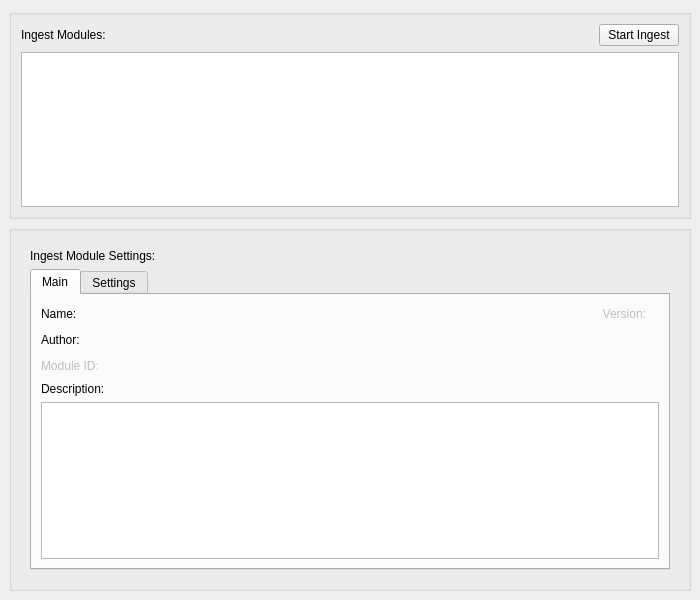
<?xml version="1.0" encoding="UTF-8"?>
<ui version="4.0">
 <class>ingestPicker</class>
 <widget class="QMainWindow" name="ingestPicker">
  <property name="geometry">
   <rect>
    <x>0</x>
    <y>0</y>
    <width>700</width>
    <height>600</height>
   </rect>
  </property>
  <property name="windowTitle">
   <string>Add New Ingest Job</string>
  </property>
  <property name="windowIcon">
   <iconset resource="../../../../resources/icons/icons.qrc">
    <normaloff>:/icons/app_icon_v1.svg</normaloff>:/icons/app_icon_v1.svg</iconset>
  </property>
  <widget class="QWidget" name="centralwidget">
   <layout class="QVBoxLayout" name="verticalLayout_2">
    <item>
     <layout class="QVBoxLayout" name="verticalLayout">
      <item>
       <widget class="QGroupBox" name="ingestModulesGB">
        <property name="title">
         <string/>
        </property>
        <property name="alignment">
         <set>Qt::AlignmentFlag::AlignLeading|Qt::AlignmentFlag::AlignLeft|Qt::AlignmentFlag::AlignTop</set>
        </property>
        <layout class="QGridLayout" name="gridLayout_3">
         <item row="2" column="0">
          <widget class="QTableWidget" name="ingestModulesTable"/>
         </item>
         <item row="0" column="0">
          <layout class="QHBoxLayout" name="horizontalLayout_2">
           <item>
            <widget class="QLabel" name="label_3">
             <property name="text">
              <string>Ingest Modules:</string>
             </property>
            </widget>
           </item>
           <item>
            <spacer name="horizontalSpacer">
             <property name="orientation">
              <enum>Qt::Orientation::Horizontal</enum>
             </property>
             <property name="sizeHint" stdset="0">
              <size>
               <width>40</width>
               <height>20</height>
              </size>
             </property>
            </spacer>
           </item>
           <item>
            <widget class="QPushButton" name="startIngestBttn">
             <property name="enabled">
              <bool>true</bool>
             </property>
             <property name="text">
              <string>Start Ingest</string>
             </property>
            </widget>
           </item>
          </layout>
         </item>
        </layout>
       </widget>
      </item>
      <item>
       <widget class="QGroupBox" name="ingestModulesSettingsGB">
        <property name="title">
         <string/>
        </property>
        <property name="alignment">
         <set>Qt::AlignmentFlag::AlignLeading|Qt::AlignmentFlag::AlignLeft|Qt::AlignmentFlag::AlignTop</set>
        </property>
        <layout class="QGridLayout" name="gridLayout_2">
         <item row="0" column="0">
          <widget class="QWidget" name="settingsWidget" native="true">
           <layout class="QVBoxLayout" name="verticalLayout_settings">
            <item>
             <layout class="QHBoxLayout" name="horizontalLayout">
              <item>
               <widget class="QLabel" name="label_4">
                <property name="text">
                 <string>Ingest Module Settings:</string>
                </property>
               </widget>
              </item>
              <item>
               <widget class="QLabel" name="ModuleNameLabel">
                <property name="layoutDirection">
                 <enum>Qt::LayoutDirection::LeftToRight</enum>
                </property>
                <property name="text">
                 <string/>
                </property>
                <property name="alignment">
                 <set>Qt::AlignmentFlag::AlignRight|Qt::AlignmentFlag::AlignTrailing|Qt::AlignmentFlag::AlignVCenter</set>
                </property>
               </widget>
              </item>
             </layout>
            </item>
            <item>
             <widget class="QTabWidget" name="settingsTabWidget">
              <property name="enabled">
               <bool>true</bool>
              </property>
              <property name="currentIndex">
               <number>0</number>
              </property>
              <widget class="QWidget" name="tab">
               <attribute name="title">
                <string>Main</string>
               </attribute>
               <layout class="QVBoxLayout" name="verticalLayout_tabMain">
                <item>
                 <layout class="QHBoxLayout" name="horizontalLayout_3">
                  <item>
                   <widget class="QLabel" name="NameLabel">
                    <property name="text">
                     <string>Name:</string>
                    </property>
                   </widget>
                  </item>
                  <item>
                   <widget class="QLabel" name="NameValue">
                    <property name="text">
                     <string/>
                    </property>
                   </widget>
                  </item>
                  <item>
                   <spacer name="horizontalSpacer_2">
                    <property name="orientation">
                     <enum>Qt::Orientation::Horizontal</enum>
                    </property>
                    <property name="sizeHint" stdset="0">
                     <size>
                      <width>40</width>
                      <height>20</height>
                     </size>
                    </property>
                   </spacer>
                  </item>
                  <item>
                   <widget class="QLabel" name="VersionLabel">
                    <property name="enabled">
                     <bool>false</bool>
                    </property>
                    <property name="text">
                     <string>Version:</string>
                    </property>
                    <property name="alignment">
                     <set>Qt::AlignmentFlag::AlignRight|Qt::AlignmentFlag::AlignTrailing|Qt::AlignmentFlag::AlignVCenter</set>
                    </property>
                   </widget>
                  </item>
                  <item>
                   <widget class="QLabel" name="VersionValue">
                    <property name="enabled">
                     <bool>false</bool>
                    </property>
                    <property name="text">
                     <string/>
                    </property>
                    <property name="alignment">
                     <set>Qt::AlignmentFlag::AlignRight|Qt::AlignmentFlag::AlignTrailing|Qt::AlignmentFlag::AlignVCenter</set>
                    </property>
                   </widget>
                  </item>
                 </layout>
                </item>
                <item>
                 <layout class="QHBoxLayout" name="horizontalLayout_4">
                  <item>
                   <widget class="QLabel" name="AuthorLabel">
                    <property name="text">
                     <string>Author:</string>
                    </property>
                   </widget>
                  </item>
                  <item>
                   <widget class="QLabel" name="AuthorValue">
                    <property name="text">
                     <string/>
                    </property>
                   </widget>
                  </item>
                  <item>
                   <spacer name="horizontalSpacer_3">
                    <property name="orientation">
                     <enum>Qt::Orientation::Horizontal</enum>
                    </property>
                    <property name="sizeHint" stdset="0">
                     <size>
                      <width>40</width>
                      <height>20</height>
                     </size>
                    </property>
                   </spacer>
                  </item>
                 </layout>
                </item>
                <item>
                 <layout class="QHBoxLayout" name="horizontalLayout_5">
                  <item>
                   <widget class="QLabel" name="ModuleIDLabel">
                    <property name="enabled">
                     <bool>false</bool>
                    </property>
                    <property name="text">
                     <string>Module ID:</string>
                    </property>
                   </widget>
                  </item>
                  <item>
                   <widget class="QLabel" name="ModuleIDValue">
                    <property name="enabled">
                     <bool>false</bool>
                    </property>
                    <property name="text">
                     <string/>
                    </property>
                   </widget>
                  </item>
                  <item>
                   <spacer name="horizontalSpacer_4">
                    <property name="orientation">
                     <enum>Qt::Orientation::Horizontal</enum>
                    </property>
                    <property name="sizeHint" stdset="0">
                     <size>
                      <width>40</width>
                      <height>20</height>
                     </size>
                    </property>
                   </spacer>
                  </item>
                 </layout>
                </item>
                <item>
                 <widget class="QLabel" name="label_description">
                  <property name="text">
                   <string>Description:</string>
                  </property>
                 </widget>
                </item>
                <item>
                 <widget class="QTextEdit" name="moduleDescriptionEdit">
                  <property name="minimumSize">
                   <size>
                    <width>0</width>
                    <height>140</height>
                   </size>
                  </property>
                  <property name="readOnly">
                   <bool>true</bool>
                  </property>
                 </widget>
                </item>
               </layout>
              </widget>
              <widget class="QWidget" name="tab">
               <attribute name="title">
                <string>Settings</string>
               </attribute>
               <widget class="QLabel" name="label">
                <property name="enabled">
                 <bool>false</bool>
                </property>
                <property name="geometry">
                 <rect>
                  <x>170</x>
                  <y>80</y>
                  <width>271</width>
                  <height>41</height>
                 </rect>
                </property>
                <property name="font">
                 <font>
                  <pointsize>20</pointsize>
                 </font>
                </property>
                <property name="text">
                 <string>TO BE IMPLEMENTED</string>
                </property>
               </widget>
              </widget>
             </widget>
            </item>
           </layout>
          </widget>
         </item>
        </layout>
       </widget>
      </item>
     </layout>
    </item>
   </layout>
  </widget>
 </widget>
 <resources>
  <include location="../../../../resources/icons/icons.qrc"/>
 </resources>
 <connections/>
</ui>
